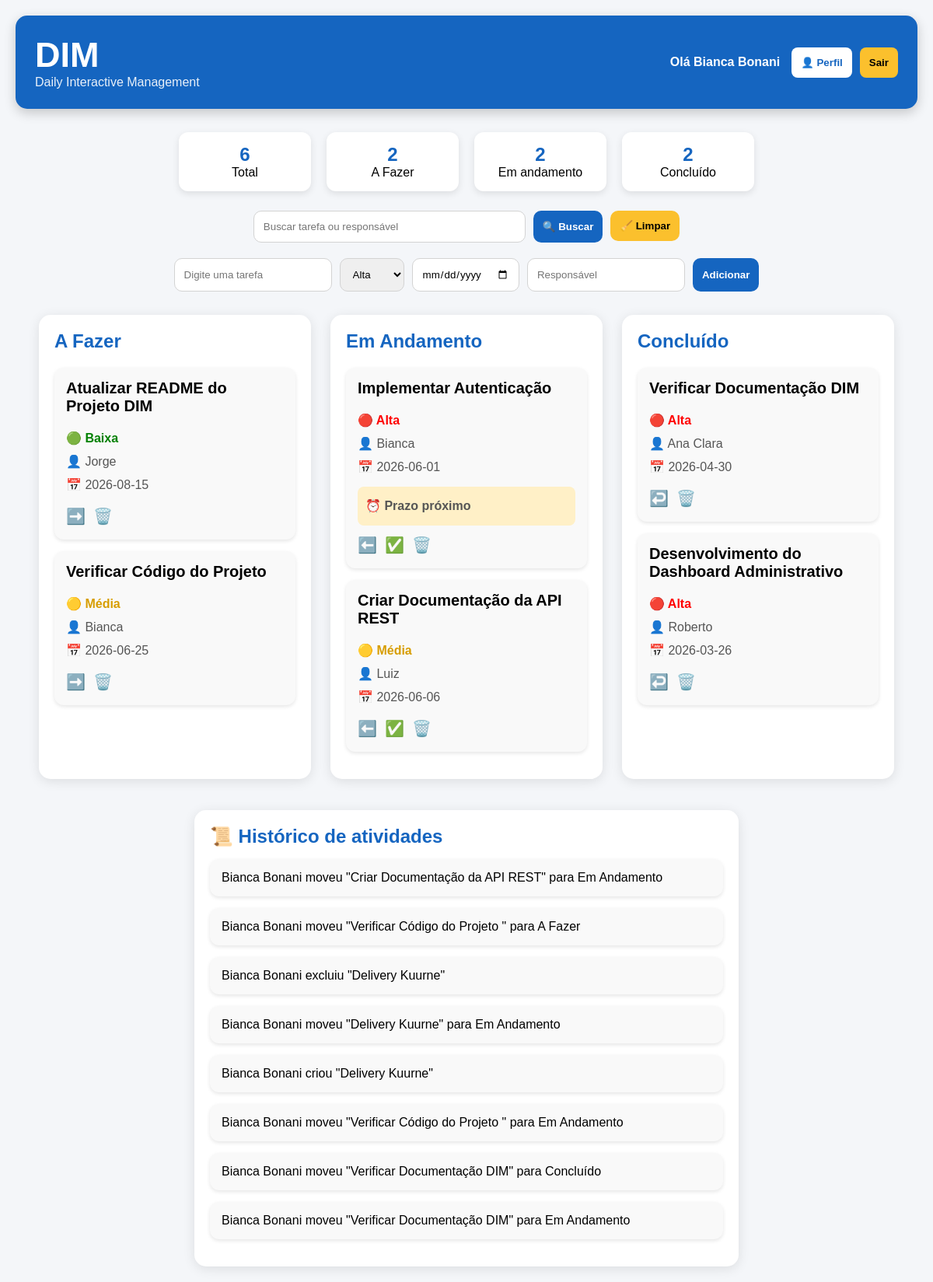
/dashboard (signed in), run on the app's committed database.
### tables this page shows
CREATE TABLE tarefas(
                id INTEGER PRIMARY KEY AUTOINCREMENT,
                tarefa TEXT
            , status TEXT DEFAULT 'A Fazer', usuario_id INTEGER, prioridade TEXT DEFAULT 'Média', prazo TEXT, responsavel TEXT);

CREATE TABLE historico(
        id INTEGER PRIMARY KEY AUTOINCREMENT,
        mensagem TEXT
    );

### app.py (the view, shortened to what this page needs)
@app.route("/dashboard",methods=["GET","POST"])
def dashboard():
    if "usuario_id" not in session:
        return redirect("/login")
    conexao=get_db()
    cursor=conexao.cursor()
    cursor.execute("""
    CREATE TABLE IF NOT EXISTS historico(
    id INTEGER PRIMARY KEY AUTOINCREMENT,
    mensagem TEXT
    )
    """)
    busca=request.args.get("busca","")
    cursor.execute("""

    SELECT *
    FROM tarefas
    WHERE usuario_id=?

    """,(session["usuario_id"],))
    tarefas=cursor.fetchall()
    if busca:
        tarefas=[
        t for t in tarefas
        if busca.lower() in str(t[1]).lower()
        or busca.lower() in str(t[6]).lower()
        ]
    tarefas_novas=[]
    hoje=date.today()
    for tarefa in tarefas:
        tarefa=list(tarefa)
        atrasada=False
        proximo=False
        if tarefa[5]:
            try:
                prazo=datetime.strptime(
                tarefa[5],
                "%Y-%m-%d"
                ).date()
                if prazo<hoje and tarefa[2]!="Concluído":
                    atrasada=True
                elif hoje<=prazo<=hoje+timedelta(days=2):
                    proximo=True
            except:
                pass
        tarefa.append(atrasada)
        tarefa.append(proximo)
        tarefas_novas.append(tarefa)
    tarefas=tarefas_novas
    total=len(tarefas)
    fazer=len([t for t in tarefas if t[2]=="A Fazer"])
    andamento=len([t for t in tarefas if t[2]=="Em Andamento"])
    concluido=len([t for t in tarefas if t[2]=="Concluído"])
    cursor.execute("""

    SELECT *
    FROM historico
    ORDER BY id DESC
    LIMIT 8

    """)
    historico=cursor.fetchall()
    conexao.close()
    return render_template(
    "dashboard.html",
    tarefas=tarefas,
    historico=historico,
    busca=busca,
    total=total,
    fazer=fazer,
    andamento=andamento,
    concluido=concluido
    )

### app.py (called while the page is built)
def get_db():
    conexao=sqlite3.connect("dim.db")
    return conexao

### templates/dashboard.html (shortened to what this page needs)
<!DOCTYPE html>
<html lang="pt-BR">
<head>
</head>
<body>
<div class="topo">
<div class="logo">
<h1>DIM</h1>
<p>Daily Interactive Management</p>
</div>
<div class="usuario-topo">
<span>Olá {{session["nome"]}}</span>
<div class="menu-botoes">
<a href="/perfil">
<button class="btn-perfil">
👤 Perfil
</button>
</a>
<a href="/logout">
<button class="btn-sair">
Sair
</button>
</a>
</div>
</div>
</div>
<div class="estatisticas">
<div class="stat">
<h2>{{total}}</h2>
<p>Total</p>
</div>
<div class="stat">
<h2>{{fazer}}</h2>
<p>A Fazer</p>
</div>
<div class="stat">
<h2>{{andamento}}</h2>
<p>Em andamento</p>
</div>
<div class="stat">
<h2>{{concluido}}</h2>
<p>Concluído</p>
</div>
</div>
<form method="GET" class="busca">
<input
type="text"
name="busca"
value="{{busca}}"
placeholder="Buscar tarefa ou responsável">
<button type="submit">
🔍 Buscar
</button>
<a href="/dashboard">
<button type="button" class="limpar">
🧹 Limpar
</button>
</a>
</form>
<form method="POST" class="formulario">
<input
type="text"
name="tarefa"
placeholder="Digite uma tarefa">
<select name="prioridade">
<option>Alta</option>
</select>
<input
type="date"
name="prazo">
<input
type="text"
name="responsavel"
placeholder="Responsável">
<button>
Adicionar
</button>
</form>
<div class="kanban">
{% for coluna in ["A Fazer","Em Andamento","Concluído"] %}
<div class="coluna">
<h2>{{coluna}}</h2>
{% for tarefa in tarefas %}
{% if tarefa[2]==coluna %}
<div class="card">
<b>
{{tarefa[1]}}
</b>
<div class="info">
{% if tarefa[4]=="Alta" %}
<div class="prioridade-alta">
🔴 Alta
</div>
{% elif tarefa[4]=="Média" %}
<div class="prioridade-media">
🟡 Média
</div>
{% else %}
<div class="prioridade-baixa">
🟢 Baixa
</div>
{% endif %}
👤 {{tarefa[6]}}
<br>
📅 {{tarefa[5]}}
{% if tarefa[8] %}
<div class="proximo">
⏰ Prazo próximo
</div>
{% endif %}
<div class="acoes">
{% if coluna=="A Fazer" %}
<a href="/mudar/{{tarefa[0]}}/Em Andamento" title="Mover para Em Andamento">
➡️
</a>
{% elif coluna=="Em Andamento" %}
<a href="/mudar/{{tarefa[0]}}/A Fazer" title="Voltar para A Fazer">
⬅️
</a>
<a href="/mudar/{{tarefa[0]}}/Concluído" title="Mover para Concluído">
✅
</a>
{% elif coluna=="Concluído" %}
<a href="/mudar/{{tarefa[0]}}/Em Andamento" title="Voltar para Em Andamento">
↩️
</a>
{% endif %}
<a href="/excluir/{{tarefa[0]}}" title="Excluir tarefa">
🗑️
</a>
</div>
</div>
</div>
{% endif %}
{% endfor %}
</div>
{% endfor %}
</div>
<div class="historico">
<h2>
📜 Histórico de atividades
</h2>
{% for item in historico %}
<div class="card">
{{item[1]}}
</div>
{% endfor %}
</div>
</body>
</html>

### templates/dashboard.html (style rules this page uses)
* { margin:0; padding:0; box-sizing:border-box; font-family:Arial; }
body { background:#f4f6f9; padding:20px; }
.topo { background:#1565C0; color:white; padding:25px; border-radius:15px; display:flex; justify-content:space-between; align-items:center; margin-bottom:30px; box-shadow:0px 5px 15px rgba(0,0,0,0.2); }
.logo h1 { font-size:45px; }
.logo p { font-size:16px; opacity:0.9; }
.usuario-topo { display:flex; align-items:center; gap:15px; }
.usuario-topo span { font-size:16px; font-weight:bold; }
.menu-botoes { display:flex; gap:10px; }
.menu-botoes a { text-decoration:none; }
.btn-perfil { background:white; color:#1565C0; border:none; padding:12px; border-radius:8px; font-weight:bold; cursor:pointer; }
.btn-sair { background:#FBC02D; color:black; border:none; padding:12px; border-radius:8px; font-weight:bold; cursor:pointer; }
.estatisticas { display:flex; justify-content:center; gap:20px; margin-bottom:25px; }
.stat { background:white; padding:15px; width:170px; text-align:center; border-radius:12px; box-shadow:0px 3px 10px rgba(0,0,0,0.1); }
.stat h2 { color:#1565C0; }
.busca { display:flex; justify-content:center; gap:10px; margin-bottom:20px; }
.busca input { padding:12px; width:350px; border-radius:10px; border:1px solid lightgray; }
.busca button { background:#1565C0; color:white; border:none; padding:12px; border-radius:10px; font-weight:bold; cursor:pointer; }
.busca .limpar { background:#FBC02D; color:black; }
.formulario { display:flex; justify-content:center; gap:10px; margin-bottom:30px; }
.formulario input, .formulario select { padding:12px; border-radius:10px; border:1px solid lightgray; }
.formulario button { background:#1565C0; color:white; border:none; padding:12px; border-radius:10px; font-weight:bold; cursor:pointer; }
.kanban { display:flex; gap:25px; justify-content:center; }
.coluna { background:white; width:350px; padding:20px; border-radius:15px; box-shadow:0px 3px 15px rgba(0,0,0,0.1); }
.coluna h2 { margin-bottom:20px; color:#1565C0; }
.card { background:#f9f9f9; padding:15px; border-radius:12px; margin-bottom:15px; box-shadow:0px 2px 5px rgba(0,0,0,0.1); }
.card b { font-size:20px; }
.info { margin-top:15px; color:#555; line-height:30px; }
.prioridade-alta { color:red; font-weight:bold; }
.prioridade-media { color:#d79d00; font-weight:bold; }
.prioridade-baixa { color:green; font-weight:bold; }
.proximo { background:#fff0c7; padding:10px; margin-top:10px; border-radius:8px; font-weight:bold; }
.acoes { display:flex; gap:10px; margin-top:10px; }
.acoes a { text-decoration:none; font-size:20px; }
.historico { width:700px; margin:auto; margin-top:40px; background:white; padding:20px; border-radius:15px; box-shadow:0px 3px 15px rgba(0,0,0,0.1); }
.historico h2 { color:#1565C0; margin-bottom:15px; }

### data on the page
tarefas: tarefa "Atualizar README do Projeto DIM", prioridade "🟢 Baixa", responsavel "Jorge", prazo "2026-08-15"
tarefas: tarefa "Verificar Código do Projeto", prioridade "🟡 Média", responsavel "Bianca", prazo "2026-06-25"
tarefas: tarefa "Implementar Autenticação", prioridade "🔴 Alta", responsavel "Bianca", prazo "2026-06-01", shows "⏰ Prazo próximo"
tarefas: tarefa "Criar Documentação da API REST", prioridade "🟡 Média", responsavel "Luiz", prazo "2026-06-06"
tarefas: tarefa "Verificar Documentação DIM", prioridade "🔴 Alta", responsavel "Ana Clara", prazo "2026-04-30"
tarefas: tarefa "Desenvolvimento do Dashboard Administrativo", prioridade "🔴 Alta", responsavel "Roberto", prazo "2026-03-26"
historico: mensagem "Bianca Bonani moveu \"Criar Documentação da API REST\" para Em Andamento"
historico: mensagem "Bianca Bonani moveu \"Verificar Código do Projeto \" para A Fazer"
historico: mensagem "Bianca Bonani excluiu \"Delivery Kuurne\""
historico: mensagem "Bianca Bonani moveu \"Delivery Kuurne\" para Em Andamento"
historico: mensagem "Bianca Bonani criou \"Delivery Kuurne\""
historico: mensagem "Bianca Bonani moveu \"Verificar Código do Projeto \" para Em Andamento"
historico: mensagem "Bianca Bonani moveu \"Verificar Documentação DIM\" para Concluído"
historico: mensagem "Bianca Bonani moveu \"Verificar Documentação DIM\" para Em Andamento"

### other printed values
{{ session["nome"] }} "Bianca Bonani"
{{ total }} "6"
{{ fazer }} "2"
{{ andamento }} "2"
{{ concluido }} "2"
{{ coluna }} "A Fazer" "Em Andamento" "Concluído"
